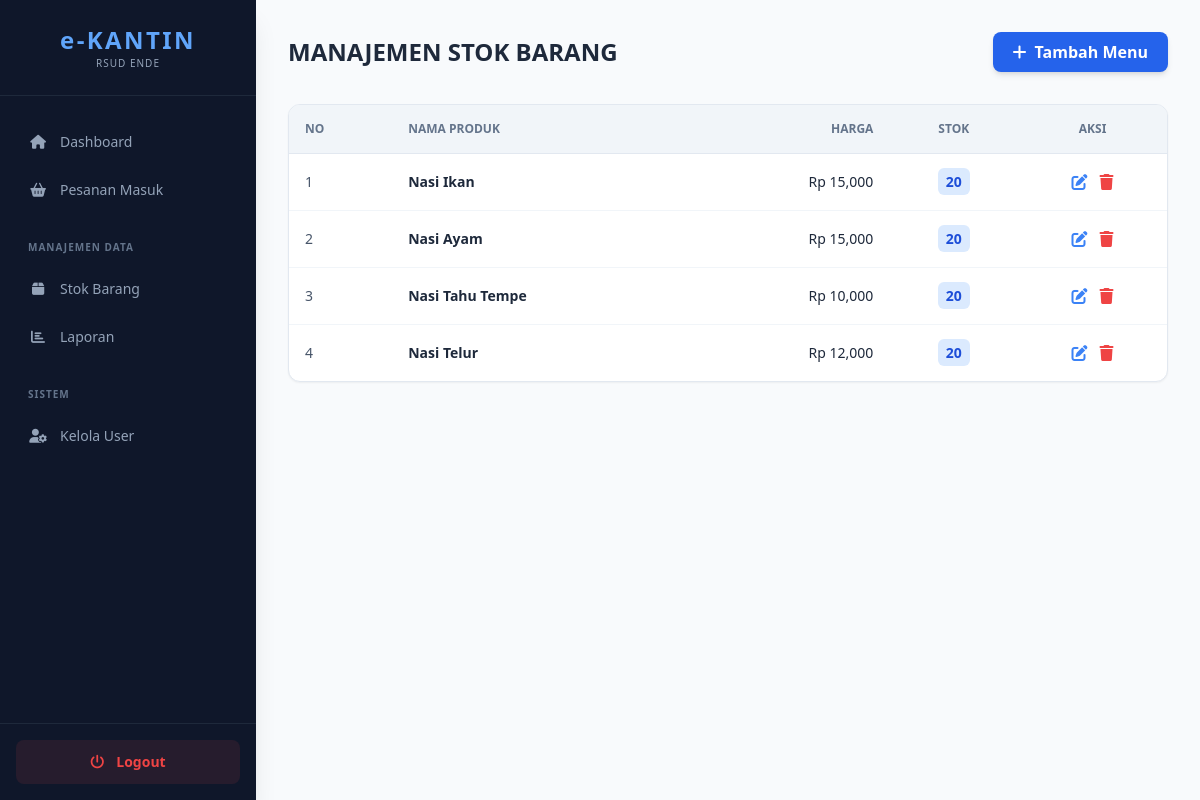
/stok_barang.php (signed in), run on the app's committed database.
### tables this page shows
CREATE TABLE `barang` (
  `id_barang` int NOT NULL,
  `id_kategori` int DEFAULT NULL,
  `nama_barang` varchar(100) NOT NULL,
  `harga` decimal(10,2) NOT NULL,
  `foto` text,
  `stok` int NOT NULL DEFAULT '0',
  `status` enum('Tersedia','Habis') DEFAULT 'Tersedia'
);

### stok_barang.php (the view, shortened to what this page needs)
<?php
include "config/db.php";
?>
<!DOCTYPE html>
<html lang="id">
<head>
    <script src="https://cdn.tailwindcss.com"></script>
    <link rel="stylesheet" href="https://cdnjs.cloudflare.com/ajax/libs/font-awesome/6.0.0/css/all.min.css">
</head>
<body class="bg-slate-50 flex min-h-screen">
    <?php include "layout/sidebar.php"; ?>
    <main class="flex-1 p-8">
        <div class="flex justify-between items-center mb-8">
            <h2 class="text-2xl font-bold text-slate-800 uppercase">Manajemen Stok Barang</h2>
            <button onclick="document.getElementById('modalTambah').classList.remove('hidden')" class="bg-blue-600 text-white px-5 py-2 rounded-lg font-bold hover:bg-blue-700 transition flex items-center gap-2 shadow-md">
                <i class="fas fa-plus"></i> Tambah Menu
            </button>
        </div>
        <div class="bg-white rounded-xl shadow-sm border border-slate-200 overflow-hidden">
            <table class="w-full text-left border-collapse">
                <thead class="bg-slate-100 border-b border-slate-200">
                    <tr>
                        <th class="p-4 text-xs font-bold text-slate-500 uppercase">No</th>
                        <th class="p-4 text-xs font-bold text-slate-500 uppercase">Nama Produk</th>
                        <th class="p-4 text-xs font-bold text-slate-500 uppercase text-right">Harga</th>
                        <th class="p-4 text-xs font-bold text-slate-500 uppercase text-center">Stok</th>
                        <th class="p-4 text-xs font-bold text-slate-500 uppercase text-center">Aksi</th>
                    </tr>
                </thead>
                <tbody class="divide-y divide-slate-100">
                    <?php
                    $no = 1;
                    $data = mysqli_query($conn, "SELECT * FROM barang");
                    while($row = mysqli_fetch_array($data)) {
                    ?>
                    <tr class="hover:bg-slate-50 transition">
                        <td class="p-4 text-sm text-slate-600"><?= $no++; ?></td>
                        <td class="p-4 text-sm font-bold text-slate-800"><?= $row['nama_barang']; ?></td>
                        <td class="p-4 text-sm text-slate-800 text-right">Rp <?= number_format($row['harga']); ?></td>
                        <td class="p-4 text-sm text-center">
                            <span class="px-2 py-1 bg-blue-100 text-blue-700 rounded-md font-bold"><?= $row['stok']; ?></span>
                        </td>
                        <td class="p-4 text-center flex justify-center gap-3">
                            <button onclick="bukaModalEdit('<?= $row['id_barang']; ?>', '<?= addslashes($row['nama_barang']); ?>', '<?= $row['harga']; ?>', '<?= $row['stok']; ?>')" class="text-blue-500 hover:text-blue-700 transition">
                                <i class="fas fa-edit"></i>
                            </button>
                            <a href="modules/barang/aksi.php?hapus=<?= $row['id_barang']; ?>" onclick="return confirm('Yakin ingin menghapus menu <?= addslashes($row['nama_barang']); ?>?')" class="text-red-500 hover:text-red-700 transition">
                                <i class="fas fa-trash"></i>
                            </a>
                        </td>
                    </tr>
                    <?php } ?>
                </tbody>
            </table>
        </div>
    </main>
</body>
</html>

### data on the page
barang: nama_barang "Nasi Ikan", harga "15,000", stok "20"
barang: nama_barang "Nasi Ayam", harga "15,000", stok "20"
barang: nama_barang "Nasi Tahu Tempe", harga "10,000", stok "20"
barang: nama_barang "Nasi Telur", harga "12,000", stok "20"
